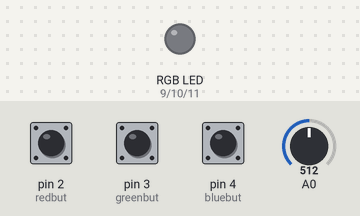
Simulated run of this sketch. Board: Arduino Uno, built with avr-gcc and run on an emulated ATmega328P. On the bench: an RGB LED mixed from three pins (HIGH = lit). The inputs (shaded band) are chosen by the test bench; at power-on: pin 2 (redbut) LOW, pin 3 (greenbut) LOW, pin 4 (bluebut) LOW, A0 = 512. Dim RGB values are drawn brighter than linear.

Above: at 1.2 s.
1.3 s: pin 2 (redbut) pulled HIGH for 0.15 s
At 2.1 s:
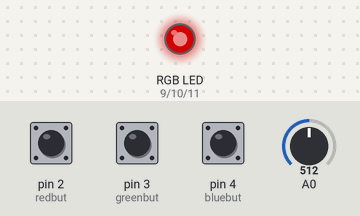
2.9 s: pin 3 (greenbut) pulled HIGH for 0.15 s
At 3.4 s:
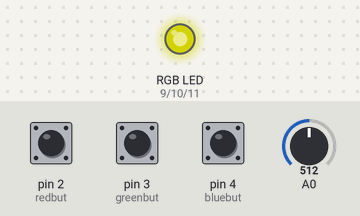
4.5 s: pin 4 (bluebut) pulled HIGH for 0.15 s
At 5.8 s:
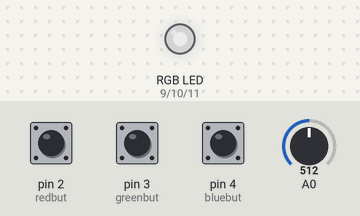
Timing chart, 0 to 7.5 s (numbered marks = the images above; inputs shaded):
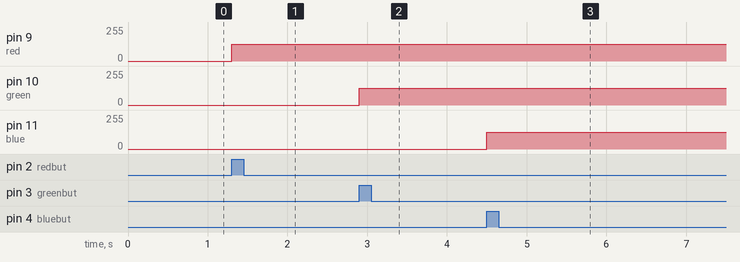

The sketch:

rgb_pot.ino
```cpp
const int redbut=2;
const int greenbut=3;
const int bluebut=4;
const int red=9;
const int green=10;
const int blue=11;
void setup() {
  // put your setup code here, to run once:
  for(int i=9;i<=11;i++){
    pinMode(i,OUTPUT);
  }
  for(int j=2;j<=4;j++){
    pinMode(j,INPUT);
  }
}

void loop() {
  // put your main code here, to run repeatedly:
  while(digitalRead(redbut)==HIGH){
    int pot=analogRead(A0);
    int val=map(pot,0,1023,0,255);
    analogWrite(red,val);
  }
  while(digitalRead(greenbut)==HIGH){
    int pot=analogRead(A0);
    int val=map(pot,0,1023,0,255);
    analogWrite(green,val);
  }
  while(digitalRead(bluebut)==HIGH){
    int pot=analogRead(A0);
    int val=map(pot,0,1023,0,255);
    analogWrite(blue,val);
  }
}
```

Measured:
- after the input at 1.3 s, pin 9 (red): 0/255 → 127/255 at once
- after the input at 2.9 s, pin 10 (green): 0/255 → 127/255 at once
- after the input at 4.5 s, pin 11 (blue): 0/255 → 127/255 at once
